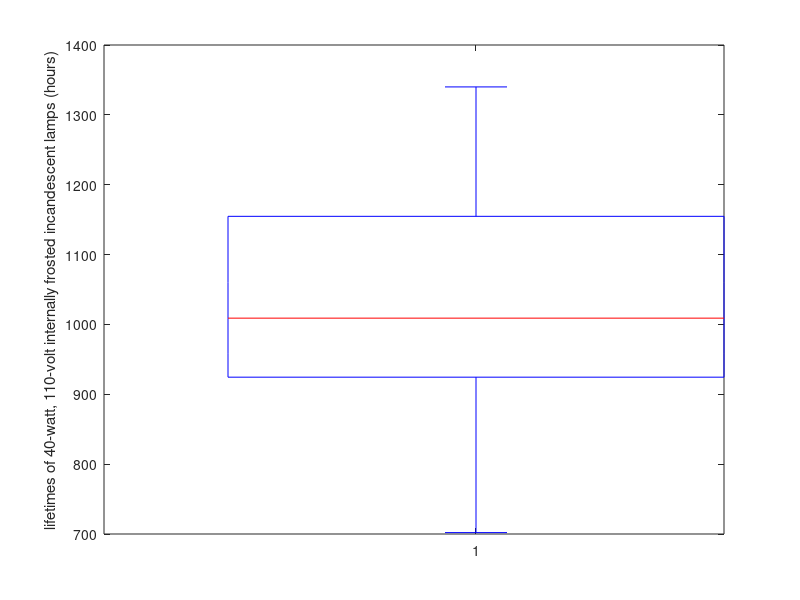

The MATLAB source for this figure:
%1.30
%data from exercise 1.30
data = [919 1196 785 1126 936 918 1156 920 948 1067 1092 1162 1170 929 950 905 972 1035 1045 855 1195 1195 1340 1122 938 970 1237 956 1102 1157 978 832 1009 1157 1151 1009 765 958 902 1022 1333 811 1217 1085 896 958 1311 1037 702 923];

boxplot(data);  %construct a box plot
%y-axis label
ylabel('lifetimes of 40-watt, 110-volt internally frosted incandescent lamps (hours)');